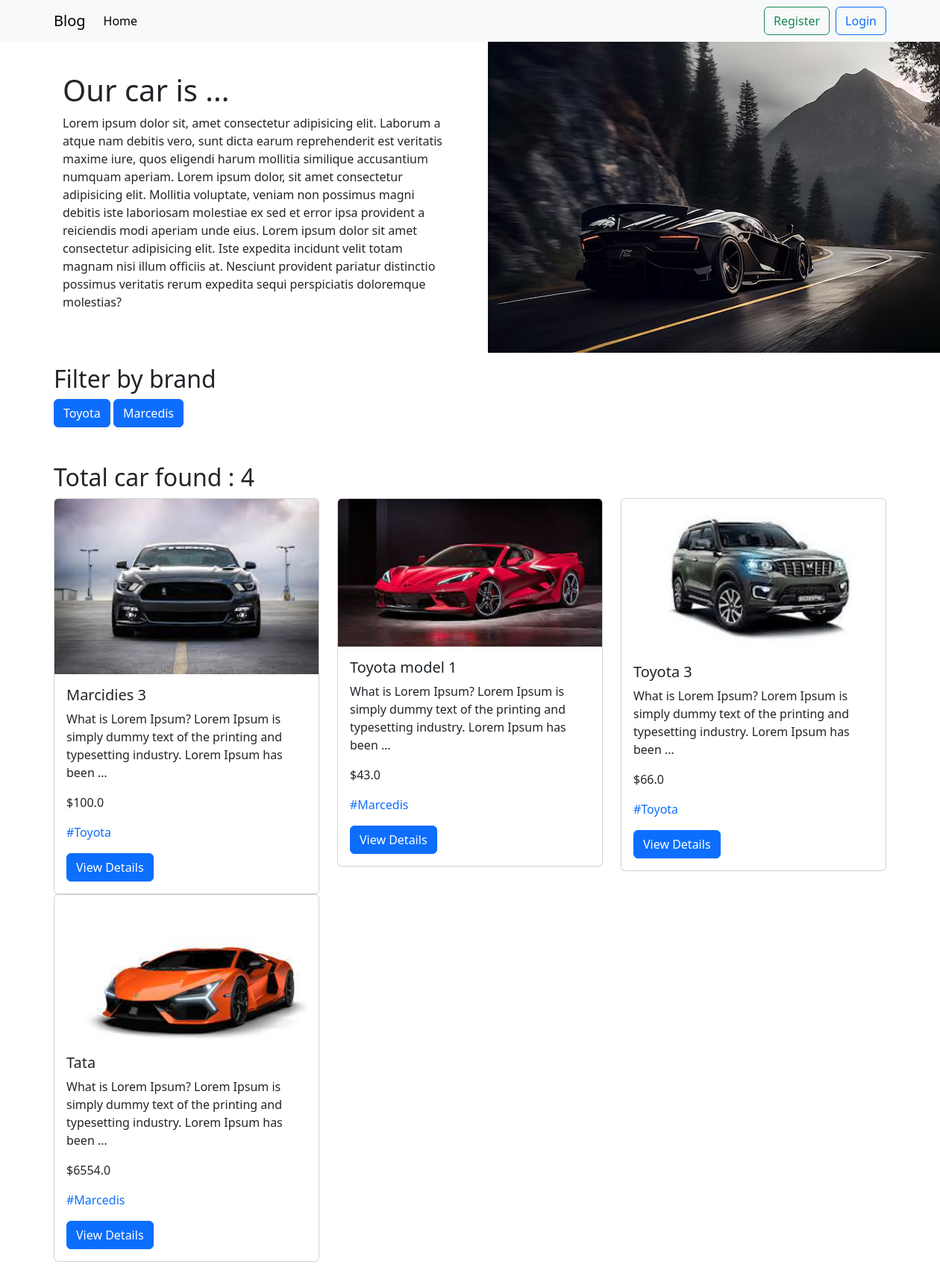
The page / on the database its author committed.
### car/models.py (models this page shows, shortened)
class Brand(models.Model):
  name = models.CharField(max_length=20)

class Car(models.Model):
  title = models.CharField(max_length=200)
  description = models.TextField()
  price = models.FloatField()
  image = models.ImageField(upload_to='images/')
  brand = models.ForeignKey(Brand, on_delete=models.CASCADE, null=True, blank=True, related_name="brands")
  quantity = models.IntegerField(blank=True, null=True)

### app/views.py (the view)
# urls.py: path("", views.home, name="home"),
def home(request, brand_name = None):
  brands = Brand.objects.all()
  if brand_name:
    cars = Car.objects.filter(brand__name = brand_name)
  else:
    cars = Car.objects.all()
  return render(request, './home.html', {"cars": cars, "brands": brands})

### app/templates/home.html (shortened to what this page needs)
{% extends "base.html" %}
{% load static %}
{% block content %}
<div class="container">
  <div class="row align-items-center">
    <div class="col-md-6 px-4">
      <h1>Our car is ...</h1>
      <p>Lorem ipsum dolor sit, amet consectetur adipisicing elit. Laborum a atque nam debitis vero, sunt dicta earum reprehenderit est veritatis maxime iure, quos eligendi harum mollitia similique accusantium numquam aperiam.
        Lorem ipsum dolor, sit amet consectetur adipisicing elit. Mollitia voluptate, veniam non possimus magni debitis iste laboriosam molestiae ex sed et error ipsa provident a reiciendis modi aperiam unde eius.
        Lorem ipsum dolor sit amet consectetur adipisicing elit. Iste expedita incidunt velit totam magnam nisi illum officiis at. Nesciunt provident pariatur distinctio possimus veritatis rerum expedita sequi perspiciatis doloremque molestias?</p>
    </div>
    <div class="col-md-6 px-4">
      <img src="{% static './car.avif' %}" alt="">
    </div>
  </div>
</div>
<div class="container my-3">
  <h2>Filter by brand</h2>
  <div class="flex">
    {% for brand in brands %}
          <a href="{% url 'brand_name' brand.name %}" class="btn btn-primary">{{brand.name}}</a>
    {% endfor %}
  </div>
</div>
<div class="container my-5">
  <h2 class="my-2">Total car found :  {{cars | length}}</h2>
  <div class="row">
    {% for car in cars %}
    <div class="col-md-4">
      <div class="card" >
        <img src="{{ car.image.url }}" class="card-img-top" alt="...">
        <div class="card-body">
          <h5 class="card-title">{{car.title}}</h5>
          <p class="card-text">{{car.description|truncatewords:20}}</p>
          <p class="card-text">${{car.price}}</p>
          <p class="card-text"><span class="text-primary mr-1"> #{{car.brand.name}}</span></p>
          <a href="{% url 'car_details' car.id %}" class="btn btn-primary">View Details</a>
        </div>
      </div>
    </div>
    {% endfor %}
  </div>
</div>
{% endblock content %}

### templates/base.html (shortened to what this page needs)
<!doctype html>
<html lang="en">
  <head>
    <link href="https://cdn.jsdelivr.net/npm/bootstrap@5.3.2/dist/css/bootstrap.min.css" rel="stylesheet">
  </head>
  <body>
    <nav class="navbar navbar-expand-lg bg-body-tertiary">
      <div class="container">
        <a class="navbar-brand" href="{% url 'home' %}">Blog</a>
        <div class="collapse navbar-collapse" id="navbarSupportedContent">
          <ul class="navbar-nav me-auto mb-2 mb-lg-0">
            <li class="nav-item">
              <a class="nav-link active" aria-current="page" href="{% url 'home' %}">Home</a>
            </li>
          </ul>
          <form class="d-flex gap-2" role="search">
            {% if request.user.is_authenticated %}
              <a class="btn btn-outline-warning" href="{% url 'logout' %}">Logout</a>
              <a class="btn btn-outline-success" href="{% url 'profile' %}">Profile</a>
            {% else %}
              <a class="btn btn-outline-success" href="{% url 'register' %}">Register</a>
              <a class="btn btn-outline-primary" href="{% url 'login' %}">Login</a>
            {% endif %}
          </form>
        </div>
      </div>
    </nav>
    {% block content %}{% endblock content %}
  </body>
</html>

### rows shown on the page
Brand: name "Toyota"
Brand: name "Marcedis"
Car: image (picture), title "Marcidies 3", description "What is Lorem Ipsum? Lorem Ipsum is simply dummy text of the printing and typesetting industry. Lorem Ipsum has been …", price "100.0", brand.name "Toyota"
Car: image (picture), title "Toyota model 1", description "What is Lorem Ipsum? Lorem Ipsum is simply dummy text of the printing and typesetting industry. Lorem Ipsum has been …", price "43.0", brand.name "Marcedis"
Car: image (picture), title "Toyota 3", description "What is Lorem Ipsum? Lorem Ipsum is simply dummy text of the printing and typesetting industry. Lorem Ipsum has been …", price "66.0", brand.name "Toyota"
Car: image (picture), title "Tata", description "What is Lorem Ipsum? Lorem Ipsum is simply dummy text of the printing and typesetting industry. Lorem Ipsum has been …", price "6554.0", brand.name "Marcedis"

### other values the page prints
{{ cars | length }} "4"
